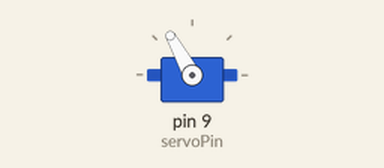
The sketch below on a simulated Arduino Uno, built with avr-gcc and run on an emulated ATmega328P. Shown: servo.

Above: at 0.05 s.
At 0.55 s:
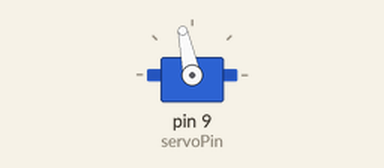
At 1.05 s:
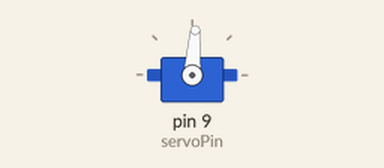
At 2.1 s:
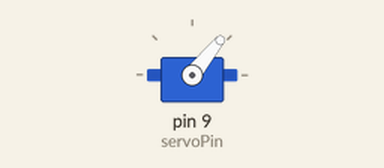
Timing chart, 0 to 7.2 s (numbered marks = the images above):
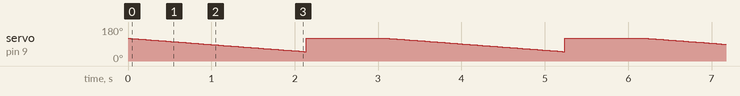

The sketch:

lidar_servo_test.ino
```cpp
//Just a test. Slowly moves from START_POS to END_POS, then goes max speed back to START_POS

#include <Servo.h>//include the servo header file to allow the use of servos

Servo servo;//create a servo object
int servoPin=9;
const int MID = 90;
const int START_POS = MID+30;
const int END_POS = MID-40;
int pos = START_POS;//integer to store position in degrees(for loop iterator)
int scanDelay = 30;//May need to increase delay for scanning...

void setup() {
  servo.attach(servoPin);//attach servo to pin 9
  servo.write(pos);
  delay(scanDelay);
}

void loop() {
  if(pos>END_POS){
    pos--;
    servo.write(pos);
    delay(scanDelay);
  }
  else if(pos<=END_POS){
    pos=START_POS;
    servo.write(pos);
    delay(1000);
  }
}
```

Measured:
- by itself, servo on pin 9 (servoPin): ramps from 120° to 50° and jumps back, once every 3.1 s
